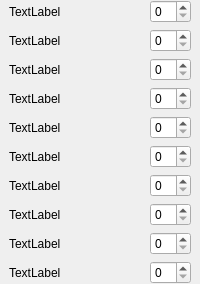
            <widget class="QWidget" name="tab_4">
             <attribute name="title">
              <string>SGBM</string>
             </attribute>
             <layout class="QVBoxLayout" name="verticalLayout_6">
              <property name="leftMargin">
               <number>0</number>
              </property>
              <property name="topMargin">
               <number>0</number>
              </property>
              <property name="rightMargin">
               <number>0</number>
              </property>
              <property name="bottomMargin">
               <number>0</number>
              </property>
              <item>
               <layout class="QHBoxLayout" name="horizontalLayout">
                <property name="leftMargin">
                 <number>9</number>
                </property>
                <property name="rightMargin">
                 <number>9</number>
                </property>
                <item>
                 <widget class="QLabel" name="label">
                  <property name="text">
                   <string>TextLabel</string>
                  </property>
                 </widget>
                </item>
                <item>
                 <spacer name="horizontalSpacer">
                  <property name="orientation">
                   <enum>Qt::Horizontal</enum>
                  </property>
                  <property name="sizeHint" stdset="0">
                   <size>
                    <width>40</width>
                    <height>20</height>
                   </size>
                  </property>
                 </spacer>
                </item>
                <item>
                 <widget class="QSpinBox" name="spinBox"/>
                </item>
               </layout>
              </item>
              <item>
               <layout class="QHBoxLayout" name="horizontalLayout_2">
                <property name="leftMargin">
                 <number>9</number>
                </property>
                <property name="rightMargin">
                 <number>9</number>
                </property>
                <item>
                 <widget class="QLabel" name="label_2">
                  <property name="text">
                   <string>TextLabel</string>
                  </property>
                 </widget>
                </item>
                <item>
                 <spacer name="horizontalSpacer_2">
                  <property name="orientation">
                   <enum>Qt::Horizontal</enum>
                  </property>
                  <property name="sizeHint" stdset="0">
                   <size>
                    <width>40</width>
                    <height>20</height>
                   </size>
                  </property>
                 </spacer>
                </item>
                <item>
                 <widget class="QSpinBox" name="spinBox_2"/>
                </item>
               </layout>
              </item>
              <item>
               <layout class="QHBoxLayout" name="horizontalLayout_3">
                <property name="leftMargin">
                 <number>9</number>
                </property>
                <property name="rightMargin">
                 <number>9</number>
                </property>
                <item>
                 <widget class="QLabel" name="label_3">
                  <property name="text">
                   <string>TextLabel</string>
                  </property>
                 </widget>
                </item>
                <item>
                 <spacer name="horizontalSpacer_3">
                  <property name="orientation">
                   <enum>Qt::Horizontal</enum>
                  </property>
                  <property name="sizeHint" stdset="0">
                   <size>
                    <width>40</width>
                    <height>20</height>
                   </size>
                  </property>
                 </spacer>
                </item>
                <item>
                 <widget class="QSpinBox" name="spinBox_3"/>
                </item>
               </layout>
              </item>
              <item>
               <layout class="QHBoxLayout" name="horizontalLayout_4">
                <property name="leftMargin">
                 <number>9</number>
                </property>
                <property name="rightMargin">
                 <number>9</number>
                </property>
                <item>
                 <widget class="QLabel" name="label_4">
                  <property name="text">
                   <string>TextLabel</string>
                  </property>
                 </widget>
                </item>
                <item>
                 <spacer name="horizontalSpacer_4">
                  <property name="orientation">
                   <enum>Qt::Horizontal</enum>
                  </property>
                  <property name="sizeHint" stdset="0">
                   <size>
                    <width>40</width>
                    <height>20</height>
                   </size>
                  </property>
                 </spacer>
                </item>
                <item>
                 <widget class="QSpinBox" name="spinBox_4"/>
                </item>
               </layout>
              </item>
              <item>
               <layout class="QHBoxLayout" name="horizontalLayout_5">
                <property name="leftMargin">
                 <number>9</number>
                </property>
                <property name="rightMargin">
                 <number>9</number>
                </property>
                <item>
                 <widget class="QLabel" name="label_5">
                  <property name="text">
                   <string>TextLabel</string>
                  </property>
                 </widget>
                </item>
                <item>
                 <spacer name="horizontalSpacer_5">
                  <property name="orientation">
                   <enum>Qt::Horizontal</enum>
                  </property>
                  <property name="sizeHint" stdset="0">
                   <size>
                    <width>40</width>
                    <height>20</height>
                   </size>
                  </property>
                 </spacer>
                </item>
                <item>
                 <widget class="QSpinBox" name="spinBox_5"/>
                </item>
               </layout>
              </item>
              <item>
               <layout class="QHBoxLayout" name="horizontalLayout_6">
                <property name="leftMargin">
                 <number>9</number>
                </property>
                <property name="rightMargin">
                 <number>9</number>
                </property>
                <item>
                 <widget class="QLabel" name="label_6">
                  <property name="text">
                   <string>TextLabel</string>
                  </property>
                 </widget>
                </item>
                <item>
                 <spacer name="horizontalSpacer_6">
                  <property name="orientation">
                   <enum>Qt::Horizontal</enum>
                  </property>
                  <property name="sizeHint" stdset="0">
                   <size>
                    <width>40</width>
                    <height>20</height>
                   </size>
                  </property>
                 </spacer>
                </item>
                <item>
                 <widget class="QSpinBox" name="spinBox_6"/>
                </item>
               </layout>
              </item>
              <item>
               <layout class="QHBoxLayout" name="horizontalLayout_7">
                <property name="leftMargin">
                 <number>9</number>
                </property>
                <property name="rightMargin">
                 <number>9</number>
                </property>
                <item>
                 <widget class="QLabel" name="label_7">
                  <property name="text">
                   <string>TextLabel</string>
                  </property>
                 </widget>
                </item>
                <item>
                 <spacer name="horizontalSpacer_7">
                  <property name="orientation">
                   <enum>Qt::Horizontal</enum>
                  </property>
                  <property name="sizeHint" stdset="0">
                   <size>
                    <width>40</width>
                    <height>20</height>
                   </size>
                  </property>
                 </spacer>
                </item>
                <item>
                 <widget class="QSpinBox" name="spinBox_7"/>
                </item>
               </layout>
              </item>
              <item>
               <layout class="QHBoxLayout" name="horizontalLayout_8">
                <property name="leftMargin">
                 <number>9</number>
                </property>
                <property name="rightMargin">
                 <number>9</number>
                </property>
                <item>
                 <widget class="QLabel" name="label_8">
                  <property name="text">
                   <string>TextLabel</string>
                  </property>
                 </widget>
                </item>
                <item>
                 <spacer name="horizontalSpacer_8">
                  <property name="orientation">
                   <enum>Qt::Horizontal</enum>
                  </property>
                  <property name="sizeHint" stdset="0">
                   <size>
                    <width>40</width>
                    <height>20</height>
                   </size>
                  </property>
                 </spacer>
                </item>
                <item>
                 <widget class="QSpinBox" name="spinBox_8"/>
                </item>
               </layout>
              </item>
              <item>
               <layout class="QHBoxLayout" name="horizontalLayout_9">
                <property name="leftMargin">
                 <number>9</number>
                </property>
                <property name="rightMargin">
                 <number>9</number>
                </property>
                <item>
                 <widget class="QLabel" name="label_9">
                  <property name="text">
                   <string>TextLabel</string>
                  </property>
                 </widget>
                </item>
                <item>
                 <spacer name="horizontalSpacer_9">
                  <property name="orientation">
                   <enum>Qt::Horizontal</enum>
                  </property>
                  <property name="sizeHint" stdset="0">
                   <size>
                    <width>40</width>
                    <height>20</height>
                   </size>
                  </property>
                 </spacer>
                </item>
                <item>
                 <widget class="QSpinBox" name="spinBox_9"/>
                </item>
               </layout>
              </item>
              <item>
               <layout class="QHBoxLayout" name="horizontalLayout_10">
                <property name="leftMargin">
                 <number>9</number>
                </property>
                <property name="rightMargin">
                 <number>9</number>
                </property>
                <item>
                 <widget class="QLabel" name="label_10">
                  <property name="text">
                   <string>TextLabel</string>
                  </property>
                 </widget>
                </item>
                <item>
                 <spacer name="horizontalSpacer_10">
                  <property name="orientation">
                   <enum>Qt::Horizontal</enum>
                  </property>
                  <property name="sizeHint" stdset="0">
                   <size>
                    <width>40</width>
                    <height>20</height>
                   </size>
                  </property>
                 </spacer>
                </item>
                <item>
                 <widget class="QSpinBox" name="spinBox_10"/>
                </item>
               </layout>
              </item>
             </layout>
            </widget>
